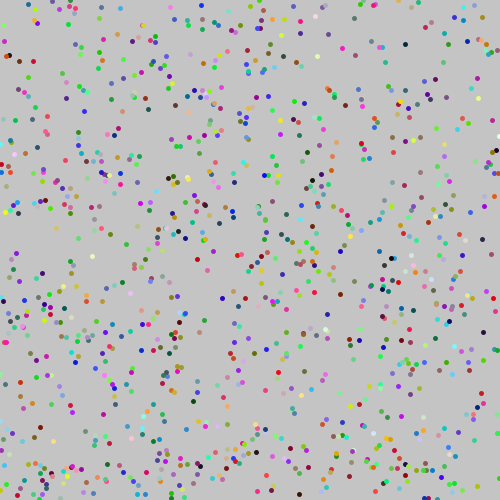
Frame 1 (no input)
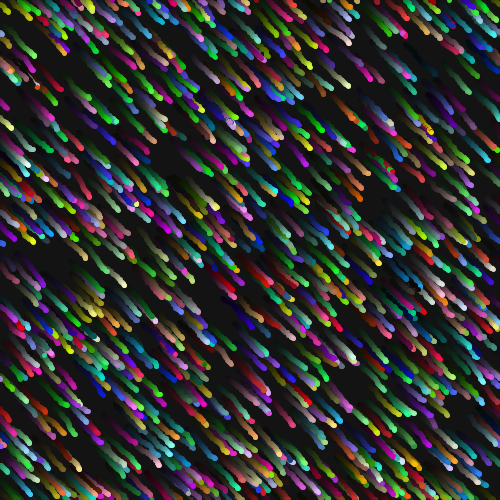
Frame 60 (the mouse pressed at the canvas centre just before this capture)
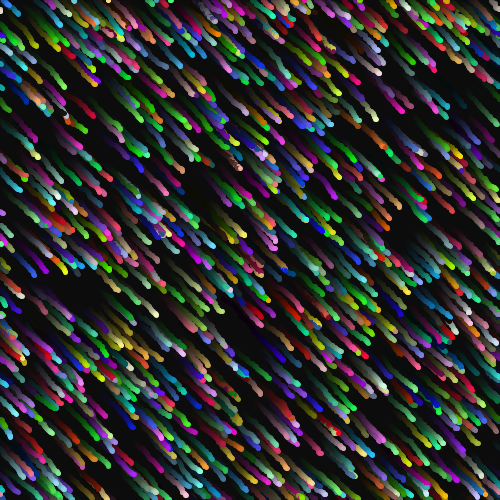
Frame 120 (the mouse held since frame 60 and released just before this capture)

The Processing sketch that drew these frames (run headless with seeded random() and noise(); from frame 60 on, the mouse is pressed at the canvas centre):

// Processing sketch: ex09_project_01
// ── ex09_project_01.pde
// 끊임없이 이동하는 1000개의 점들

int num = 1000;
float[] x = new float[num];
float[] y = new float[num];
color[] c = new color[num];

void setup() {
  size(500, 500);
  for (int i = 0; i < num; i++) {
    x[i] = random(width);
    y[i] = random(height);
    c[i] = color(random(255), random(255), random(255));
  }
}

void draw() {
  // 페이딩 효과
  noStroke();  
  fill(0, 10);  
  rect(0, 0, width, height);

  for (int i = 0; i < num; i++) {
    stroke(c[i]);
    strokeWeight(5);
    point(x[i], y[i]);
    x[i] += random(1.0);
    y[i] += random(1.0);
    if (x[i] < 0) {
      x[i] = width;
    }
    if (x[i] > width) {
      x[i] = 0;
    }
    if (y[i] < 0) {
      y[i] = height;
    }
    if (y[i] > height) {
      y[i] = 0;
    }
  }
}
